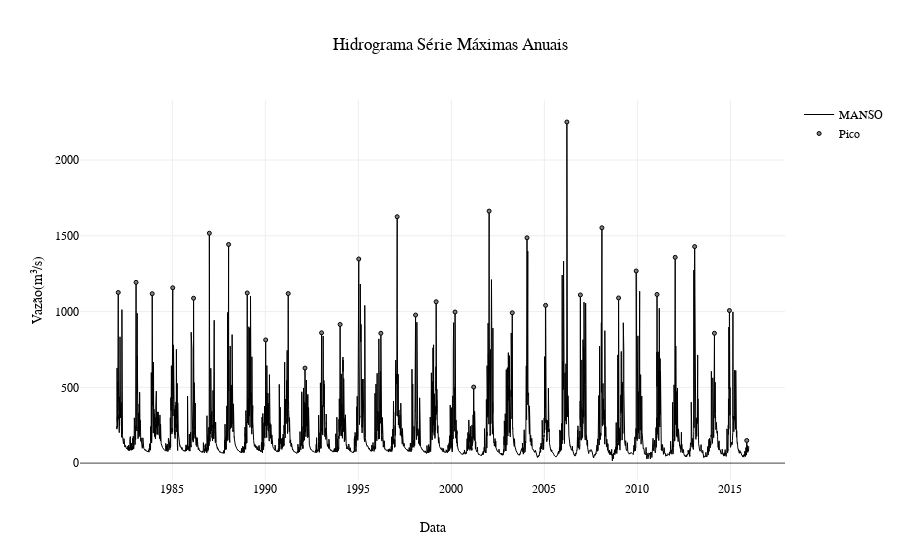

Write notebook code for a chart like this one.
### Markdown cell above
**Hidrograma de máximas anuais**

### Code cell
from plotly.offline import download_plotlyjs, init_notebook_mode, plot, iplot
init_notebook_mode(connected=True)

from hydrogram_annual import HydrogramAnnual
fig, data = HydrogramAnnual(dados_nat, dados_nat_max).plot()
iplot(fig)

### Figure 1 — Plotly figure (JSON) as saved in the notebook; plotly's stock layout.template omitted (floating-point values rounded to 4 significant figures; data arrays with more than 128 entries replaced by an {"elided": "..."} marker saying what was removed)
{"data": [{"connectgaps": false, "line": {"color": "rgb(0,0,0)", "width": 1}, "name": "MANSO", "opacity": 1, "type": "scatter", "uid": "12fe47ce-afc9-41ef-8d7c-7136ca5df727", "x": {"elided": "12418 str values"}, "y": {"elided": "12418 float values"}}, {"marker": {"color": "rgb(128, 128, 128)", "line": {"color": "rgb(0, 0, 0)", "width": 1}, "size": 4}, "mode": "markers", "name": "Pico", "opacity": 1, "type": "scatter", "uid": "4d94b7ae-f9b0-40fb-87e8-8f8e93ad54f4", "x": ["1982-02-03", "1983-01-19", "1983-12-02", "1985-01-08", "1986-02-21", "1986-12-28", "1988-01-10", "1989-01-10", "1990-01-07", "1991-03-26", "1992-02-18", "1993-01-09", "1994-01-08", "1995-01-09", "1996-03-18", "1997-02-01", "1998-01-29", "1999-03-09", "2000-03-14", "2001-03-15", "2002-01-12", "2003-04-11", "2004-01-26", "2005-01-25", "2006-03-19", "2006-12-09", "2008-02-05", "2008-12-28", "2009-12-09", "2011-01-22", "2012-01-14", "2013-01-30", "2014-02-23", "2014-12-14", "2015-11-19"], "y": [1126, 1193, 1118, 1157, 1088, 1517, 1443, 1123, 813, 1119, 627, 860, 915, 1347, 857, 1626, 977, 1065, 997, 502, 1663, 992, 1487, 1041, 2251, 1110, 1553, 1090, 1268, 1113, 1358, 1429, 857, 1007, 149.2]}], "layout": {"font": {"color": "rgb(0,0,0)", "family": "Time New Roman"}, "title": {"text": "Hidrograma Série Máximas Anuais"}, "xaxis": {"title": {"text": "Data"}}, "yaxis": {"title": {"text": "Vazão(m³/s)"}}}}
